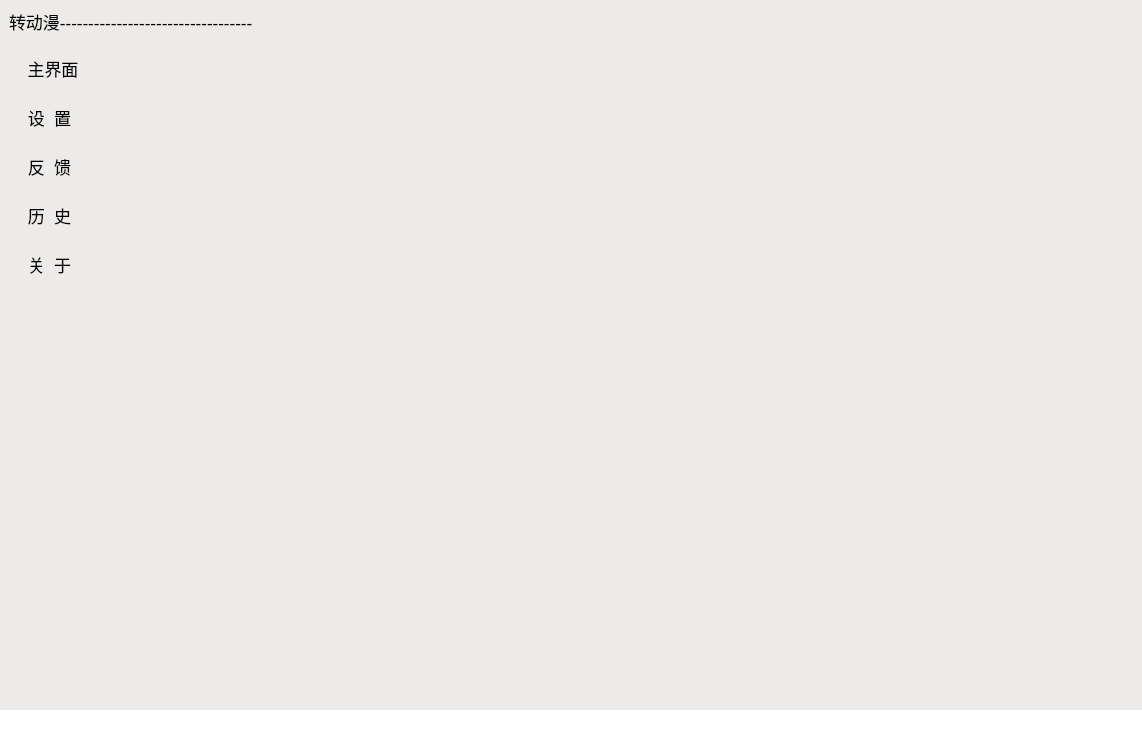
<?xml version="1.0" encoding="UTF-8"?>
<ui version="4.0">
 <class>MainWindow</class>
 <widget class="QMainWindow" name="MainWindow">
  <property name="geometry">
   <rect>
    <x>0</x>
    <y>0</y>
    <width>1142</width>
    <height>732</height>
   </rect>
  </property>
  <property name="minimumSize">
   <size>
    <width>1142</width>
    <height>732</height>
   </size>
  </property>
  <property name="maximumSize">
   <size>
    <width>1142</width>
    <height>732</height>
   </size>
  </property>
  <property name="windowTitle">
   <string>MainWindow</string>
  </property>
  <property name="styleSheet">
   <string notr="true">background-color: rgb(255, 255, 255);</string>
  </property>
  <widget class="QWidget" name="centralwidget">
   <property name="styleSheet">
    <string notr="true">background-color: rgb(237, 235, 233);</string>
   </property>
   <layout class="QGridLayout" name="gridLayout_2">
    <item row="0" column="0" colspan="2">
     <layout class="QHBoxLayout" name="horizontalLayout_2" stretch="3,5,1">
      <item>
       <widget class="QLabel" name="label">
        <property name="font">
         <font>
          <pointsize>13</pointsize>
         </font>
        </property>
        <property name="text">
         <string>转动漫----------------------------------</string>
        </property>
       </widget>
      </item>
      <item>
       <spacer name="horizontalSpacer">
        <property name="orientation">
         <enum>Qt::Horizontal</enum>
        </property>
        <property name="sizeHint" stdset="0">
         <size>
          <width>412</width>
          <height>20</height>
         </size>
        </property>
       </spacer>
      </item>
      <item>
       <layout class="QHBoxLayout" name="horizontalLayout">
        <item>
         <widget class="QPushButton" name="pushButtonreduce">
          <property name="maximumSize">
           <size>
            <width>25</width>
            <height>25</height>
           </size>
          </property>
          <property name="styleSheet">
           <string notr="true">/*按钮普通态*/
QPushButton
{
    /*字体颜色为白色*/    
    color:white;
    /*背景颜色*/  
    /*background-color:rgb(255 , 255 , 255);*/
	/*边框圆角半径为8像素*/ 
    border-radius:0px;
}


QPushButton:hover
{
    /*背景颜色*/  
    background-color:rgb(255 , 0 , 0);
}
/*按钮按下态*/
QPushButton:pressed
{
    /*背景颜色*/  
    /*background-color:rgb(14 , 135 , 228);*/
    /*左内边距为3像素，让按下时字向右移动3像素*/  
    padding-left:3px;
    /*上内边距为3像素，让按下时字向下移动3像素*/  
    padding-top:3px;
}</string>
          </property>
          <property name="text">
           <string/>
          </property>
          <property name="icon">
           <iconset resource="resource.qrc">
            <normaloff>:/img/img/icon-quit.png</normaloff>:/img/img/icon-quit.png</iconset>
          </property>
          <property name="flat">
           <bool>true</bool>
          </property>
         </widget>
        </item>
        <item>
         <widget class="QPushButton" name="pushButtonbig">
          <property name="maximumSize">
           <size>
            <width>25</width>
            <height>25</height>
           </size>
          </property>
          <property name="styleSheet">
           <string notr="true">/*按钮普通态*/
QPushButton
{
    /*字体颜色为白色*/    
    color:white;
    /*背景颜色*/  
    /*background-color:rgb(255 , 255 , 255);*/
	/*边框圆角半径为8像素*/ 
    border-radius:0px;
}


QPushButton:hover
{
    /*背景颜色*/  
    background-color:rgb(255 , 0 , 0);
}
/*按钮按下态*/
QPushButton:pressed
{
    /*背景颜色*/  
    /*background-color:rgb(14 , 135 , 228);*/
    /*左内边距为3像素，让按下时字向右移动3像素*/  
    padding-left:3px;
    /*上内边距为3像素，让按下时字向下移动3像素*/  
    padding-top:3px;
}</string>
          </property>
          <property name="text">
           <string/>
          </property>
          <property name="icon">
           <iconset resource="resource.qrc">
            <normaloff>:/img/img/icon-scanning.png</normaloff>:/img/img/icon-scanning.png</iconset>
          </property>
          <property name="flat">
           <bool>true</bool>
          </property>
         </widget>
        </item>
        <item>
         <widget class="QPushButton" name="pushButtonquit">
          <property name="maximumSize">
           <size>
            <width>25</width>
            <height>25</height>
           </size>
          </property>
          <property name="styleSheet">
           <string notr="true">/*按钮普通态*/
QPushButton
{
    /*字体颜色为白色*/    
    color:white;
    /*背景颜色*/  
    /*background-color:rgb(255 , 255 , 255);*/
	/*边框圆角半径为8像素*/ 
    border-radius:0px;
}


QPushButton:hover
{
    /*背景颜色*/  
    background-color:rgb(255 , 0 , 0);
}
/*按钮按下态*/
QPushButton:pressed
{
    /*背景颜色*/  
    /*background-color:rgb(14 , 135 , 228);*/
    /*左内边距为3像素，让按下时字向右移动3像素*/  
    padding-left:3px;
    /*上内边距为3像素，让按下时字向下移动3像素*/  
    padding-top:3px;
}</string>
          </property>
          <property name="text">
           <string/>
          </property>
          <property name="icon">
           <iconset theme="accessories-calculator" resource="resource.qrc">
            <normaloff>:/img/img/icon-close.png</normaloff>:/img/img/icon-close.png</iconset>
          </property>
          <property name="flat">
           <bool>true</bool>
          </property>
         </widget>
        </item>
       </layout>
      </item>
     </layout>
    </item>
    <item row="1" column="0">
     <widget class="QWidget" name="sidebar" native="true">
      <property name="maximumSize">
       <size>
        <width>16777215</width>
        <height>16777215</height>
       </size>
      </property>
      <property name="styleSheet">
       <string notr="true">QWidget{
	  /* 设置背景色为灰色 */
	background-color: rgb(	230,230,230);
}
</string>
      </property>
      <layout class="QGridLayout" name="gridLayout">
       <item row="0" column="0">
        <widget class="QToolButton" name="home">
         <property name="minimumSize">
          <size>
           <width>36</width>
           <height>40</height>
          </size>
         </property>
         <property name="maximumSize">
          <size>
           <width>16777215</width>
           <height>16777215</height>
          </size>
         </property>
         <property name="font">
          <font>
           <pointsize>13</pointsize>
          </font>
         </property>
         <property name="styleSheet">
          <string notr="true">/* 默认 */
QToolButton{   
	border-top: 3px outset transparent;           /* 上边框宽度3像素、突出显示、颜色为透明 */
	border-bottom: 7px outset transparent;
	border-right: 3px outset transparent;
	border-left: 3px outset transparent;
    min-width: 30px;                            /* 控件最小宽度 */
    min-height: 30px;
	background-color: rgb(255，251，240);
	border-radius:15px;
}

/* 鼠标悬停 */
QToolButton:hover{
	background-color: rgb(205, 205, 205);
}

/* 点击和按下 */
QToolButton:pressed,QToolButton:checked{
	border-left: 3px  rgb(93, 95, 97);
	background-color: rgb(245, 212, 217);	
}

QPushButton:default {
    border-color: navy; /* make the default button prominent */
}
</string>
         </property>
         <property name="text">
          <string>主界面</string>
         </property>
         <property name="icon">
          <iconset resource="resource.qrc">
           <normaloff>:/img/img/icon-home.png</normaloff>:/img/img/icon-home.png</iconset>
         </property>
         <property name="iconSize">
          <size>
           <width>35</width>
           <height>35</height>
          </size>
         </property>
         <property name="checkable">
          <bool>true</bool>
         </property>
         <property name="autoExclusive">
          <bool>true</bool>
         </property>
         <property name="toolButtonStyle">
          <enum>Qt::ToolButtonTextBesideIcon</enum>
         </property>
        </widget>
       </item>
       <item row="6" column="0">
        <spacer name="verticalSpacer">
         <property name="orientation">
          <enum>Qt::Vertical</enum>
         </property>
         <property name="sizeHint" stdset="0">
          <size>
           <width>20</width>
           <height>365</height>
          </size>
         </property>
        </spacer>
       </item>
       <item row="4" column="0">
        <widget class="QToolButton" name="about">
         <property name="minimumSize">
          <size>
           <width>36</width>
           <height>40</height>
          </size>
         </property>
         <property name="maximumSize">
          <size>
           <width>16777215</width>
           <height>16777215</height>
          </size>
         </property>
         <property name="font">
          <font>
           <pointsize>13</pointsize>
          </font>
         </property>
         <property name="styleSheet">
          <string notr="true">/* 默认 */
QToolButton{   
	border-top: 3px outset transparent;           /* 上边框宽度3像素、突出显示、颜色为透明 */
	border-bottom: 7px outset transparent;
	border-right: 3px outset transparent;
	border-left: 3px outset transparent;
    min-width: 30px;                            /* 控件最小宽度 */
    min-height: 30px;
	background-color: rgb(255，251，240);
	border-radius:15px;
}

/* 鼠标悬停 */
QToolButton:hover{
	background-color: rgb(205, 205, 205);
}

/* 点击和按下 */
QToolButton:pressed,QToolButton:checked{
	border-left: 3px  rgb(93, 95, 97);
	background-color: rgb(245, 212, 217);	
}

QPushButton:default {
    border-color: navy; /* make the default button prominent */
}
</string>
         </property>
         <property name="text">
          <string>关  于</string>
         </property>
         <property name="icon">
          <iconset resource="resource.qrc">
           <normaloff>:/img/img/icon-help.png</normaloff>:/img/img/icon-help.png</iconset>
         </property>
         <property name="iconSize">
          <size>
           <width>35</width>
           <height>35</height>
          </size>
         </property>
         <property name="checkable">
          <bool>true</bool>
         </property>
         <property name="autoExclusive">
          <bool>true</bool>
         </property>
         <property name="toolButtonStyle">
          <enum>Qt::ToolButtonTextBesideIcon</enum>
         </property>
        </widget>
       </item>
       <item row="1" column="0">
        <widget class="QToolButton" name="setting">
         <property name="minimumSize">
          <size>
           <width>36</width>
           <height>40</height>
          </size>
         </property>
         <property name="maximumSize">
          <size>
           <width>16777215</width>
           <height>16777215</height>
          </size>
         </property>
         <property name="font">
          <font>
           <pointsize>13</pointsize>
          </font>
         </property>
         <property name="styleSheet">
          <string notr="true">/* 默认 */
QToolButton{   
	border-top: 3px outset transparent;           /* 上边框宽度3像素、突出显示、颜色为透明 */
	border-bottom: 7px outset transparent;
	border-right: 3px outset transparent;
	border-left: 3px outset transparent;
    min-width: 30px;                            /* 控件最小宽度 */
    min-height: 30px;
	background-color: rgb(255，251，240);
	border-radius:15px;
}

/* 鼠标悬停 */
QToolButton:hover{
	background-color: rgb(205, 205, 205);
}

/* 点击和按下 */
QToolButton:pressed,QToolButton:checked{
	border-left: 3px  rgb(93, 95, 97);
	background-color: rgb(245, 212, 217);	
}

QPushButton:default {
    border-color: navy; /* make the default button prominent */
}
</string>
         </property>
         <property name="text">
          <string>设  置</string>
         </property>
         <property name="icon">
          <iconset resource="resource.qrc">
           <normaloff>:/img/img/icon-set.png</normaloff>:/img/img/icon-set.png</iconset>
         </property>
         <property name="iconSize">
          <size>
           <width>35</width>
           <height>35</height>
          </size>
         </property>
         <property name="checkable">
          <bool>true</bool>
         </property>
         <property name="autoExclusive">
          <bool>true</bool>
         </property>
         <property name="toolButtonStyle">
          <enum>Qt::ToolButtonTextBesideIcon</enum>
         </property>
        </widget>
       </item>
       <item row="2" column="0">
        <widget class="QToolButton" name="feedback">
         <property name="minimumSize">
          <size>
           <width>36</width>
           <height>40</height>
          </size>
         </property>
         <property name="maximumSize">
          <size>
           <width>16777215</width>
           <height>16777215</height>
          </size>
         </property>
         <property name="font">
          <font>
           <pointsize>13</pointsize>
          </font>
         </property>
         <property name="styleSheet">
          <string notr="true">/* 默认 */
QToolButton{   
	border-top: 3px outset transparent;           /* 上边框宽度3像素、突出显示、颜色为透明 */
	border-bottom: 7px outset transparent;
	border-right: 3px outset transparent;
	border-left: 3px outset transparent;
    min-width: 30px;                            /* 控件最小宽度 */
    min-height: 30px;
	background-color: rgb(255，251，240);
	border-radius:15px;
}

/* 鼠标悬停 */
QToolButton:hover{
	background-color: rgb(205, 205, 205);
}

/* 点击和按下 */
QToolButton:pressed,QToolButton:checked{
	border-left: 3px  rgb(93, 95, 97);
	background-color: rgb(245, 212, 217);	
}

QPushButton:default {
    border-color: navy; /* make the default button prominent */
}
</string>
         </property>
         <property name="text">
          <string>反  馈</string>
         </property>
         <property name="icon">
          <iconset resource="resource.qrc">
           <normaloff>:/img/img/contact.png</normaloff>:/img/img/contact.png</iconset>
         </property>
         <property name="iconSize">
          <size>
           <width>35</width>
           <height>35</height>
          </size>
         </property>
         <property name="checkable">
          <bool>true</bool>
         </property>
         <property name="autoExclusive">
          <bool>true</bool>
         </property>
         <property name="toolButtonStyle">
          <enum>Qt::ToolButtonTextBesideIcon</enum>
         </property>
        </widget>
       </item>
       <item row="3" column="0">
        <widget class="QToolButton" name="histrioy">
         <property name="minimumSize">
          <size>
           <width>36</width>
           <height>40</height>
          </size>
         </property>
         <property name="maximumSize">
          <size>
           <width>16777215</width>
           <height>16777215</height>
          </size>
         </property>
         <property name="font">
          <font>
           <pointsize>13</pointsize>
          </font>
         </property>
         <property name="styleSheet">
          <string notr="true">/* 默认 */
QToolButton{   
	border-top: 3px outset transparent;           /* 上边框宽度3像素、突出显示、颜色为透明 */
	border-bottom: 7px outset transparent;
	border-right: 3px outset transparent;
	border-left: 3px outset transparent;
    min-width: 30px;                            /* 控件最小宽度 */
    min-height: 30px;
	background-color: rgb(255，251，240);
	border-radius:15px;
}

/* 鼠标悬停 */
QToolButton:hover{
	background-color: rgb(205, 205, 205);
}

/* 点击和按下 */
QToolButton:pressed,QToolButton:checked{
	border-left: 3px  rgb(93, 95, 97);
	background-color: rgb(245, 212, 217);	
}

QPushButton:default {
    border-color: navy; /* make the default button prominent */
}
</string>
         </property>
         <property name="text">
          <string>历  史</string>
         </property>
         <property name="icon">
          <iconset resource="resource.qrc">
           <normaloff>:/img/img/icon-help.png</normaloff>:/img/img/icon-help.png</iconset>
         </property>
         <property name="iconSize">
          <size>
           <width>35</width>
           <height>35</height>
          </size>
         </property>
         <property name="checkable">
          <bool>true</bool>
         </property>
         <property name="autoExclusive">
          <bool>true</bool>
         </property>
         <property name="toolButtonStyle">
          <enum>Qt::ToolButtonTextBesideIcon</enum>
         </property>
        </widget>
       </item>
      </layout>
     </widget>
    </item>
    <item row="1" column="1">
     <widget class="QStackedWidget" name="stackedWidget">
      <property name="maximumSize">
       <size>
        <width>16777215</width>
        <height>16777215</height>
       </size>
      </property>
      <property name="font">
       <font>
        <bold>true</bold>
       </font>
      </property>
     </widget>
    </item>
   </layout>
  </widget>
  <widget class="QMenuBar" name="menubar">
   <property name="geometry">
    <rect>
     <x>0</x>
     <y>0</y>
     <width>1142</width>
     <height>21</height>
    </rect>
   </property>
  </widget>
  <widget class="QStatusBar" name="statusbar"/>
 </widget>
 <resources>
  <include location="resource.qrc"/>
 </resources>
 <connections/>
</ui>
